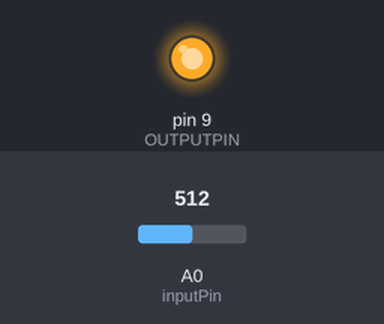
Bench run of a sketch on a simulated Arduino Uno, built with avr-gcc and run on an emulated ATmega328P. Parts: output pins drawn as LEDs (lit = HIGH). Inputs (shaded band) come from the test bench; at power-on: A0 (inputPin) = 512.

Above: at 1.2 s.
1.3 s: A0 (inputPin) set to 0
At 3.16 s:
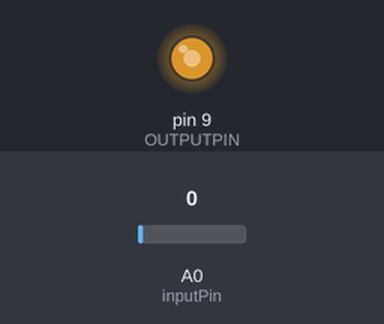
4.3 s: A0 (inputPin) set to 306
6.5 s: A0 (inputPin) set to 190
At 9.3 s:
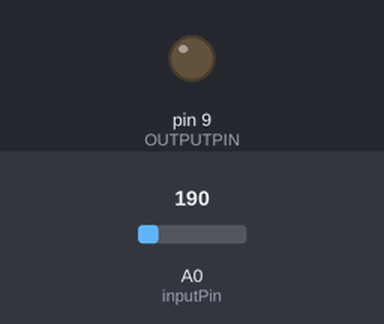
Timing chart, 0 to 15.5 s (numbered marks = the images above; inputs shaded):
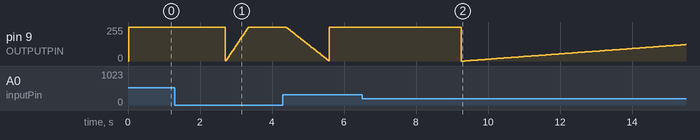

The sketch:

pid.ino
```cpp
/*

PID Controller

*/

class PID {
  private:
    float Kp = 0;
    float Ki = 0;
    float Kd = 0;
    int inputPin = 0;
    int outputPin = 0;

    float error = 0;
    float previousError = 0;
    float integral = 0;
    int targetValue = 200;
    float lastTime = 0;


  public:
    PID(float Kp = 0, float Ki = 0, float Kd = 0, int inputPin = 0, int outputPin = 0) {
      this->Kp = Kp;
      this->Ki = Ki;
      this->Kd = Kd;
      this->inputPin = inputPin;
      this->outputPin = outputPin;
    }
    /*Tuning the PID values*/
    void setPID(float Kp, float Ki, float Kd) {
      this->Kp = Kp;
      this->Ki = Ki;
      this->Kd = Kd;
    }
    /*Set the Input and Output Pins*/
    void setPins(int inputPin, int outputPin) {
      this->inputPin = inputPin;
      this->outputPin = outputPin;
    }
    /*Set the Target Value*/
    void setTargetValue(int target) {
      this->targetValue = target;
    }

    /* Get the (Delta t) for Drivative function */
    float getDt() {
      double now = millis();
      float dt = (now - this->lastTime) / 1000.0;
      this->lastTime = now;
      return dt;
    }
    /*Get the Error Value*/
    float getError() {
      float actualValue = analogRead(inputPin);
      error = targetValue - actualValue;
      return error;
    }

    /*The Main Controller*/
    float PID_controller() {
      // Get the error
      float error = getError();
      // get the dt
      float dt = getDt();


      // Proportional term
      float proportional = error;

      // Integral term
      integral += error * dt;

      // Derivative term
      float derivative = (error - previousError) / dt;
      previousError = error;

      // Calculate the PID output
      float output = (Kp * proportional) + (Ki * integral) + (Kd * derivative);

      // Output the result
      analogWrite(outputPin, (int)output);

      return output;
    }
};


// EXAMPLE :

// Define the input & output pins
#define INPUTPIN A0
#define OUTPUTPIN 9

// Create the Controller
PID myPID(1.2, 2.0, 2.5, INPUTPIN, OUTPUTPIN);

void setup() {
  // Set the target
  myPID.setTargetValue(200);
}

void loop() {
  // run The controller
  myPID.PID_controller();
  delay(25);
}
```
